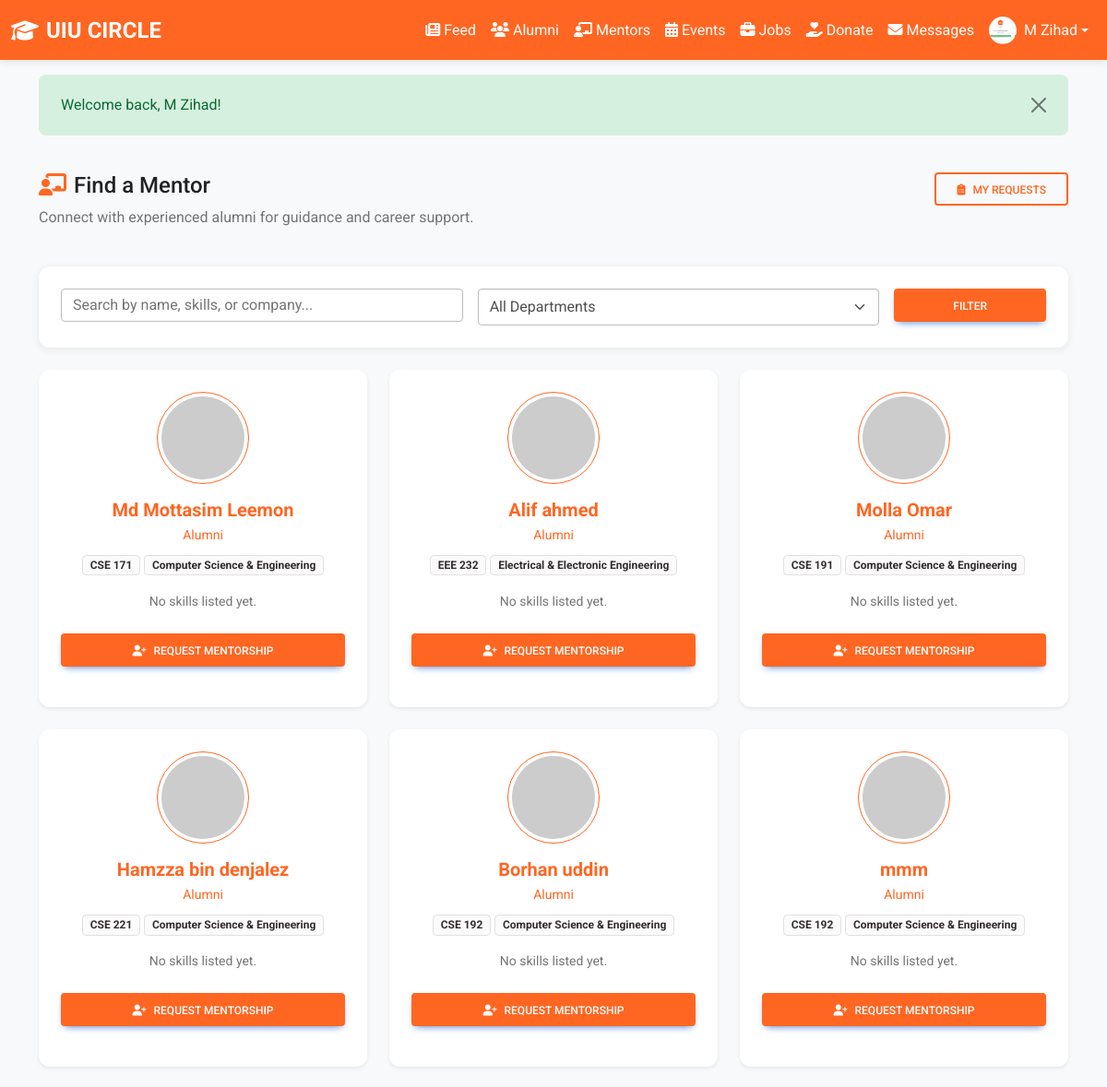
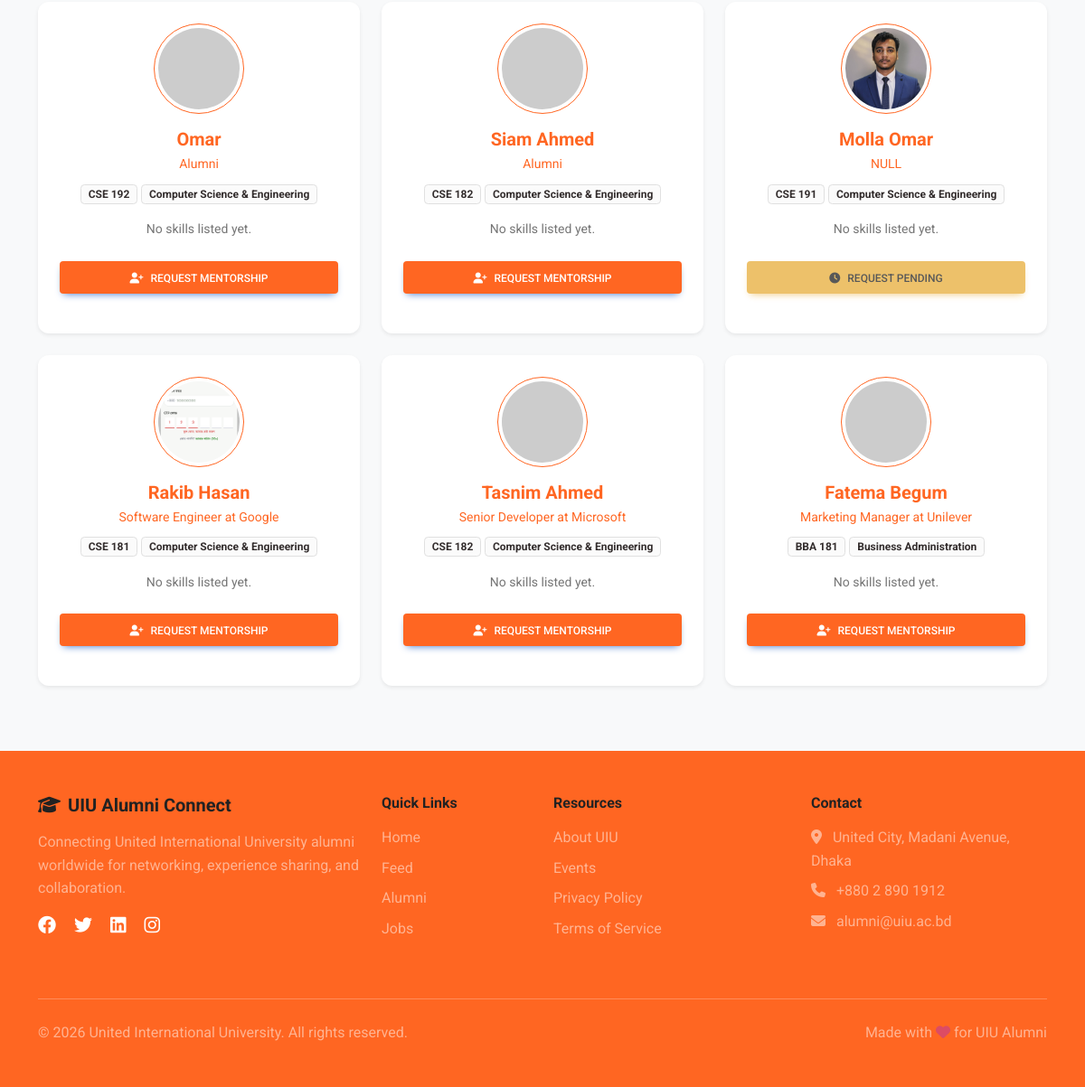
/user/mentors.php (signed in), run on the app's committed database (2 pictures, top to bottom).
### tables this page shows
CREATE TABLE `users` (
  `id` int(11) NOT NULL,
  `name` varchar(255) NOT NULL,
  `email` varchar(255) NOT NULL,
  `password` varchar(255) NOT NULL,
  `batch` varchar(50) DEFAULT NULL,
  `department` varchar(100) DEFAULT NULL,
  `education` text DEFAULT NULL,
  `work_experience` text DEFAULT NULL,
  `profile_image` varchar(255) DEFAULT 'default-avatar.png',
  `bio` text DEFAULT NULL,
  `skills` text DEFAULT NULL,
  `phone` varchar(20) DEFAULT NULL,
  `location` varchar(255) DEFAULT NULL,
  `linkedin` varchar(255) DEFAULT NULL,
  `role` enum('student','alumni') NOT NULL DEFAULT 'student',
  `id_card_image` varchar(255) DEFAULT NULL,
  `status` enum('pending','active','blocked') DEFAULT 'pending',
  `created_at` timestamp NOT NULL DEFAULT current_timestamp(),
  `updated_at` timestamp NOT NULL DEFAULT current_timestamp() ON UPDATE current_timestamp()
);

### includes/functions.php (called while the page is built, shortened)
<?php
function isLoggedIn() {
    return isset($_SESSION['user_id']) && !empty($_SESSION['user_id']);
}
function getCurrentUser() {
    $db = getDB();
    $stmt = $db->prepare("SELECT * FROM users WHERE id = ?");
    $stmt->bind_param("i", $_SESSION['user_id']);
    $stmt->execute();
    $result = $stmt->get_result();
    return $result->fetch_assoc();
}
function getFlashMessage() {
    if (isset($_SESSION['flash_message'])) {
        $message = $_SESSION['flash_message'];
        $type = $_SESSION['flash_type'] ?? 'info';
        return ['message' => $message, 'type' => $type];
    }
    return null;
}
?>

### user/mentors.php (the view, shortened to what this page needs)
<?php
require_once __DIR__ . '/../includes/header.php';
$user = getCurrentUser();
$db = getDB();
$search = $_GET['search'] ?? '';
$query = "SELECT u.*,
          (SELECT status FROM mentorship_requests WHERE mentor_id = u.id AND mentee_id = ?) as request_status
          FROM users u
          WHERE u.role = 'alumni' AND u.id != ?";
$params = [$user['id'], $user['id']];
$types = "ii";
$query .= " ORDER BY u.created_at DESC";
$stmt = $db->prepare($query);
$stmt->bind_param($types, ...$params);
$stmt->execute();
$mentors = $stmt->get_result();
?>
<div class="container py-4">
    <div class="row mb-4">
        <div class="col-md-8">
            <h4><i class="fas fa-chalkboard-teacher me-2 text-primary"></i>Find a Mentor</h4>
            <p class="text-muted">Connect with experienced alumni for guidance and career support.</p>
        </div>
        <div class="col-md-4 text-md-end">
             <a href="<?php echo SITE_URL; ?>/user/mentorship_requests.php" class="btn btn-outline-primary">
                <i class="fas fa-clipboard-list me-2"></i>My Requests
            </a>
        </div>
    </div>
    <div class="card mb-4">
        <div class="card-body">
            <form method="GET" class="row g-3">
                <div class="col-md-5">
                    <input type="text" class="form-control" name="search" placeholder="Search by name, skills, or company..." value="<?php echo htmlspecialchars($search); ?>">
                </div>
                <div class="col-md-5">
                    <select class="form-select" name="department">
                        <option value="">All Departments</option>
                    </select>
                </div>
                <div class="col-md-2">
                    <button type="submit" class="btn btn-primary w-100">Filter</button>
                </div>
            </form>
        </div>
    </div>
    <div class="row g-4">
        <?php if ($mentors->num_rows > 0): ?>
            <?php while ($mentor = $mentors->fetch_assoc()): ?>
                <div class="col-md-6 col-lg-4">
                    <div class="card h-100 shadow-sm hover-shadow transition-all">
                        <div class="card-body text-center">
                            <?php
                            $avatarUrl = SITE_URL . '/uploads/' . ($mentor['profile_image'] ?: 'default-avatar.png');
                            if (($mentor['profile_image'] ?: 'default-avatar.png') == 'default-avatar.png') {
                                $avatarUrl = 'https://ui-avatars.com/api/?name=' . urlencode($mentor['name']) . '&size=100&background=FF6622&color=fff';
                            }
                            ?>
                            <img src="<?php echo $avatarUrl; ?>" class="rounded-circle mb-3 border border-primary p-1" width="100" height="100" style="object-fit: cover;">
                            <h5 class="card-title fw-bold mb-1"><?php echo htmlspecialchars($mentor['name']); ?></h5>
                            <p class="text-primary small mb-2"><?php echo htmlspecialchars($mentor['work_experience'] ?: 'Alumni'); ?></p>
                            <div class="mb-3">
                                <span class="badge bg-light text-dark border"><?php echo htmlspecialchars($mentor['batch']); ?></span>
                                <span class="badge bg-light text-dark border"><?php echo htmlspecialchars($mentor['department']); ?></span>
                            </div>
                            <?php if ($mentor['skills']): ?>
                                <div class="mb-4">
                                    <?php foreach (array_slice(explode(',', $mentor['skills']), 0, 3) as $skill): ?>
                                        <span class="badge bg-secondary mb-1"><?php echo htmlspecialchars(trim($skill)); ?></span>
                                    <?php endforeach; ?>
                                </div>
                            <?php else: ?>
                                <p class="text-muted small mb-4">No skills listed yet.</p>
                            <?php endif; ?>
                            <div class="d-grid">
                                <?php if ($mentor['request_status'] === 'pending'): ?>
                                    <button class="btn btn-warning" disabled>
                                        <i class="fas fa-clock me-2"></i>Request Pending
                                    </button>
                                <?php elseif ($mentor['request_status'] === 'accepted'): ?>
                                    <a href="<?php echo SITE_URL; ?>/user/messages.php?user=<?php echo $mentor['id']; ?>" class="btn btn-success">
                                        <i class="fas fa-comment me-2"></i>Message
                                    </a>
                                <?php elseif ($mentor['request_status'] === 'rejected'): ?>
                                    <button class="btn btn-danger" disabled>
                                        <i class="fas fa-times me-2"></i>Request Declined
                                    </button>
                                <?php else: ?>
                                    <button class="btn btn-primary" data-mdb-toggle="modal" data-mdb-target="#requestModal-<?php echo $mentor['id']; ?>">
                                        <i class="fas fa-user-plus me-2"></i>Request Mentorship
                                    </button>
                                <?php endif; ?>
                            </div>
                        </div>
                    </div>
                </div>
            <?php endwhile; ?>
        <?php endif; ?>
    </div>
</div>
<?php require_once __DIR__ . '/../includes/footer.php'; ?>

### includes/header.php (shortened to what this page needs)
<?php
require_once __DIR__ . '/functions.php';
$currentUser = getCurrentUser();
?>
<!DOCTYPE html>
<html lang="en">
<head>
    <link rel="stylesheet" href="https://cdnjs.cloudflare.com/ajax/libs/font-awesome/6.4.0/css/all.min.css">
    <link href="https://cdnjs.cloudflare.com/ajax/libs/mdb-ui-kit/6.4.0/mdb.min.css" rel="stylesheet">
    <link rel="stylesheet" href="<?php echo SITE_URL; ?>/assets/css/style.css">
</head>
<body>
    <nav class="navbar navbar-expand-lg navbar-light" style="background-color: <?php echo PRIMARY_COLOR; ?>;">
        <div class="container-fluid">
            <a class="navbar-brand text-white fw-bold" href="<?php echo SITE_URL; ?>">
                <i class="fas fa-graduation-cap me-2"></i>UIU CIRCLE
            </a>
            <div class="collapse navbar-collapse" id="navbarNav">
                <ul class="navbar-nav ms-auto align-items-center">
                    <?php if (isLoggedIn()): ?>
                        <li class="nav-item">
                            <a class="nav-link text-white" href="<?php echo SITE_URL; ?>/user/feed.php">
                                <i class="fas fa-newspaper me-1"></i>Feed
                            </a>
                        </li>
                        <li class="nav-item">
                            <a class="nav-link text-white" href="<?php echo SITE_URL; ?>/user/explore.php">
                                <i class="fas fa-users me-1"></i>Alumni
                            </a>
                        <li class="nav-item">
                            <a class="nav-link text-white" href="<?php echo SITE_URL; ?>/user/mentors.php">
                                <i class="fas fa-chalkboard-teacher me-1"></i>Mentors
                            </a>
                        </li>
                        <li class="nav-item">
                            <a class="nav-link text-white" href="<?php echo SITE_URL; ?>/user/events.php">
                                <i class="fas fa-calendar-alt me-1"></i>Events
                            </a>
                        </li>
                        <li class="nav-item">
                            <a class="nav-link text-white" href="<?php echo SITE_URL; ?>/user/jobs.php">
                                <i class="fas fa-briefcase me-1"></i>Jobs
                            </a>
                        </li>
                        <li class="nav-item">
                            <a class="nav-link text-white" href="<?php echo SITE_URL; ?>/user/donations.php">
                                <i class="fas fa-hand-holding-heart me-1"></i>Donate
                            </a>
                        </li>
                        <li class="nav-item">
                            <a class="nav-link text-white position-relative" href="<?php echo SITE_URL; ?>/user/messages.php">
                                <i class="fas fa-envelope me-1"></i>Messages
                            </a>
                        </li>
                        <li class="nav-item dropdown">
                            <a class="nav-link dropdown-toggle text-white d-flex align-items-center"
                               href="#" id="navbarDropdown" role="button"
                               data-mdb-toggle="dropdown" aria-expanded="false">
                                <?php
                                $headerAvatarUrl = SITE_URL . '/uploads/' . ($currentUser['profile_image'] ?? 'default-avatar.png');
                                ?>
                                <img src="<?php echo $headerAvatarUrl; ?>"
                                     class="rounded-circle me-2"
                                     style="width: 30px; height: 30px; object-fit: cover;"
                                     alt="Profile"
                                     onerror="this.src='https://ui-avatars.com/api/?name=<?php echo urlencode($currentUser['name']); ?>&size=50&background=FF6622&color=fff'">
                                <?php echo htmlspecialchars($currentUser['name']); ?>
                            </a>
                        </li>
                    <?php endif; ?>
                </ul>
            </div>
        </div>
    </nav>
    <?php
    $flash = getFlashMessage();
    if ($flash):
        $alertClass = match($flash['type']) {
            'success' => 'alert-success',
            'error' => 'alert-danger',
            'warning' => 'alert-warning',
            default => 'alert-info'
        };
    ?>
        <div class="container mt-3">
            <div class="alert <?php echo $alertClass; ?> alert-dismissible fade show" role="alert">
                <?php echo htmlspecialchars($flash['message']); ?>
                <button type="button" class="btn-close" data-mdb-dismiss="alert" aria-label="Close"></button>
            </div>
        </div>
    <?php endif; ?>
    <main>

### data on the page
users: profile_image (picture), name "M Zihad"
users: name "Md Mottasim Leemon", work_experience "Alumni", batch "CSE 171", department "Computer Science & Engineering", shows "No skills listed yet."
users: name "Alif ahmed", work_experience "Alumni", batch "EEE 232", department "Electrical & Electronic Engineering", shows "No skills listed yet."
users: name "Molla Omar", work_experience "Alumni", batch "CSE 191", department "Computer Science & Engineering", shows "No skills listed yet."
users: name "Hamzza bin denjalez", work_experience "Alumni", batch "CSE 221", department "Computer Science & Engineering", shows "No skills listed yet."
users: name "Borhan uddin", work_experience "Alumni", batch "CSE 192", department "Computer Science & Engineering", shows "No skills listed yet."
users: name "mmm", work_experience "Alumni", batch "CSE 192", department "Computer Science & Engineering", shows "No skills listed yet."
users: name "Omar", work_experience "Alumni", batch "CSE 192", department "Computer Science & Engineering", shows "No skills listed yet."
users: name "Siam Ahmed", work_experience "Alumni", batch "CSE 182", department "Computer Science & Engineering", shows "No skills listed yet."
users: profile_image (picture), name "Molla Omar", work_experience "NULL", batch "CSE 191", department "Computer Science & Engineering", shows "No skills listed yet.", shows "REQUEST PENDING"
users: profile_image (picture), name "Rakib Hasan", work_experience "Software Engineer at Google", batch "CSE 181", department "Computer Science & Engineering", shows "No skills listed yet."
users: name "Tasnim Ahmed", work_experience "Senior Developer at Microsoft", batch "CSE 182", department "Computer Science & Engineering", shows "No skills listed yet."
users: name "Fatema Begum", work_experience "Marketing Manager at Unilever", batch "BBA 181", department "Business Administration", shows "No skills listed yet."

### other printed values
$flash['message'] "Welcome back, M Zihad!"
